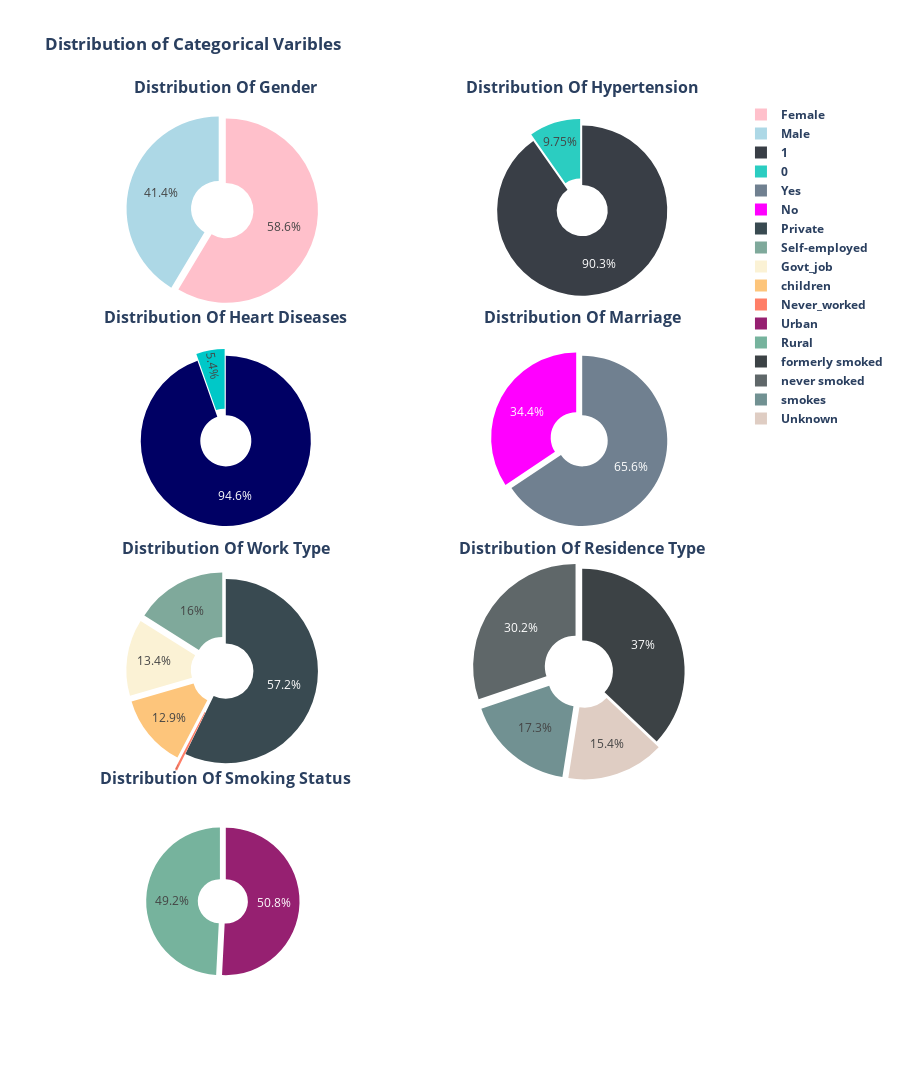

Notebook cell for this chart:
### Markdown cell above
- [Legend explanation of distribution of categorical variables:](#some-information-about-the-attributes)

### Code cell
fig = make_subplots(
    rows=4, cols=2, subplot_titles=('<b>Distribution Of Gender<b>','<b>Distribution Of Hypertension<b>','<b>Distribution Of Heart Diseases<b>',
                                   '<b>Distribution Of Marriage<b>','<b>Distribution Of Work Type<b>', '<b>Distribution Of Residence Type<b>', '<b>Distribution Of Smoking Status<b>'),
    vertical_spacing=0.01,
    specs=[[{"type": "pie"}       ,{"type": "pie"}] ,
           [{"type": "pie"}       ,{"type": "pie"}] ,
           [{"type": "pie"}       ,{"type": "pie"}] ,
           [{"type": "pie"}       ,None]]
)
fig.add_trace(
    go.Pie(values=df.gender.value_counts().values,labels=['<b>Female<b>','<b>Male<b>','<b>Other<b>'],
           hole=0.3,pull=[0,0.08,0.2],marker_colors=['pink','lightblue','black'],textposition='inside'),
    row=1, col=1
)

fig.add_trace(
    go.Pie(values=df.hypertension.value_counts().values,labels=['<b>1<b>','<b>0<b>'],
           
           hole=0.3,pull=[0,0.08,0.3],marker_colors=['#393E46', '#2BCDC1', '#F66095'],textposition='inside'),
    row=1, col=2
)


fig.add_trace(
    go.Pie(values=df.heart_disease.value_counts().values,labels=['<b>1<b>','<b>0<b>'],
           hole=0.3,pull=[0,0.08,0.3],marker_colors=['rgb(0, 0, 100)', 'rgb(0, 200, 200)'],textposition='inside'),
    row=2, col=1
)

fig.add_trace(
    go.Pie(values=df.ever_married.value_counts().values,labels=['<b>Yes<b>','<b>No<b>'],
           hole=0.3,pull=[0,0.08,0.3],marker_colors=['slategray', 'magenta'],textposition='inside'),
    row=2, col=2
)

fig.add_trace(
    go.Pie(values=df.work_type.value_counts().values,labels=['<b>Private<b>', '<b>Self-employed<b>', '<b>Govt_job<b>', '<b>children<b>', '<b>Never_worked<b>'],
           hole=0.3,pull=[0,0.08,0.08,0.08,0.2],marker_colors=['#394a51', '#7fa99b','#fbf2d5','#fdc57b', '#ff7e67'],textposition='inside'),
    row=3, col=1
    
)
fig.add_trace(
    go.Pie(values=df.Residence_type.value_counts().values,labels=['<b>Urban<b>', '<b>Rural<b>'],
           hole=0.3,pull=[0,0.08,0.5],marker_colors=['#962071', '#76b39d'],textposition='inside'),
    row=4, col=1
) 

fig.add_trace(
    go.Pie(values=df.smoking_status.value_counts().values,labels=[ '<b>formerly smoked<b>', '<b>never smoked<b>', '<b>smokes<b>', '<b>Unknown<b>'],
           hole=0.3,pull=[0,0.08,0.06,0.06],marker_colors=['#3c4245', '#5f6769','#719192','#dfcdc3'],textposition='inside'),
    row=3, col=2
) 
    
fig.update_layout(
    height=1200,
    showlegend=True,
    title_text="<b>Distribution of Categorical Varibles<b>",
)

fig.show()

### Figure 1 — Plotly figure (JSON) as saved in the notebook; plotly's stock layout.template omitted (floating-point values rounded to 4 significant figures)
{"data": [{"domain": {"x": [0, 0.45], "y": [0.7575, 1]}, "hole": 0.3, "labels": ["<b>Female<b>", "<b>Male<b>", "<b>Other<b>"], "marker": {"colors": ["pink", "lightblue", "black"]}, "pull": [0, 0.08, 0.2], "textposition": "inside", "type": "pie", "values": [2994, 2115]}, {"domain": {"x": [0.55, 1], "y": [0.7575, 1]}, "hole": 0.3, "labels": ["<b>1<b>", "<b>0<b>"], "marker": {"colors": ["#393E46", "#2BCDC1", "#F66095"]}, "pull": [0, 0.08, 0.3], "textposition": "inside", "type": "pie", "values": [4611, 498]}, {"domain": {"x": [0, 0.45], "y": [0.505, 0.7475]}, "hole": 0.3, "labels": ["<b>1<b>", "<b>0<b>"], "marker": {"colors": ["rgb(0, 0, 100)", "rgb(0, 200, 200)"]}, "pull": [0, 0.08, 0.3], "textposition": "inside", "type": "pie", "values": [4833, 276]}, {"domain": {"x": [0.55, 1], "y": [0.505, 0.7475]}, "hole": 0.3, "labels": ["<b>Yes<b>", "<b>No<b>"], "marker": {"colors": ["slategray", "magenta"]}, "pull": [0, 0.08, 0.3], "textposition": "inside", "type": "pie", "values": [3353, 1756]}, {"domain": {"x": [0, 0.45], "y": [0.2525, 0.495]}, "hole": 0.3, "labels": ["<b>Private<b>", "<b>Self-employed<b>", "<b>Govt_job<b>", "<b>children<b>", "<b>Never_worked<b>"], "marker": {"colors": ["#394a51", "#7fa99b", "#fbf2d5", "#fdc57b", "#ff7e67"]}, "pull": [0, 0.08, 0.08, 0.08, 0.2], "textposition": "inside", "type": "pie", "values": [2924, 819, 687, 657, 22]}, {"domain": {"x": [0, 0.45], "y": [0, 0.2425]}, "hole": 0.3, "labels": ["<b>Urban<b>", "<b>Rural<b>"], "marker": {"colors": ["#962071", "#76b39d"]}, "pull": [0, 0.08, 0.5], "textposition": "inside", "type": "pie", "values": [2596, 2513]}, {"domain": {"x": [0.55, 1], "y": [0.2525, 0.495]}, "hole": 0.3, "labels": ["<b>formerly smoked<b>", "<b>never smoked<b>", "<b>smokes<b>", "<b>Unknown<b>"], "marker": {"colors": ["#3c4245", "#5f6769", "#719192", "#dfcdc3"]}, "pull": [0, 0.08, 0.06, 0.06], "textposition": "inside", "type": "pie", "values": [1892, 1544, 884, 789]}], "layout": {"annotations": [{"font": {"size": 16}, "showarrow": false, "text": "<b>Distribution Of Gender<b>", "x": 0.225, "xanchor": "center", "xref": "paper", "y": 1, "yanchor": "bottom", "yref": "paper"}, {"font": {"size": 16}, "showarrow": false, "text": "<b>Distribution Of Hypertension<b>", "x": 0.775, "xanchor": "center", "xref": "paper", "y": 1, "yanchor": "bottom", "yref": "paper"}, {"font": {"size": 16}, "showarrow": false, "text": "<b>Distribution Of Heart Diseases<b>", "x": 0.225, "xanchor": "center", "xref": "paper", "y": 0.7475, "yanchor": "bottom", "yref": "paper"}, {"font": {"size": 16}, "showarrow": false, "text": "<b>Distribution Of Marriage<b>", "x": 0.775, "xanchor": "center", "xref": "paper", "y": 0.7475, "yanchor": "bottom", "yref": "paper"}, {"font": {"size": 16}, "showarrow": false, "text": "<b>Distribution Of Work Type<b>", "x": 0.225, "xanchor": "center", "xref": "paper", "y": 0.495, "yanchor": "bottom", "yref": "paper"}, {"font": {"size": 16}, "showarrow": false, "text": "<b>Distribution Of Residence Type<b>", "x": 0.775, "xanchor": "center", "xref": "paper", "y": 0.495, "yanchor": "bottom", "yref": "paper"}, {"font": {"size": 16}, "showarrow": false, "text": "<b>Distribution Of Smoking Status<b>", "x": 0.225, "xanchor": "center", "xref": "paper", "y": 0.2425, "yanchor": "bottom", "yref": "paper"}], "height": 1200, "showlegend": true, "title": {"text": "<b>Distribution of Categorical Varibles<b>"}}}
